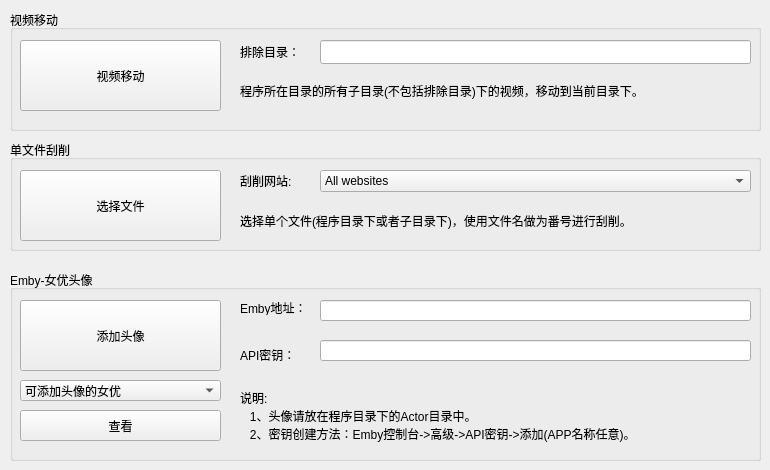
    <widget class="QWidget" name="page_tool">
     <widget class="QGroupBox" name="groupBox_6">
      <property name="geometry">
       <rect>
        <x>10</x>
        <y>10</y>
        <width>751</width>
        <height>121</height>
       </rect>
      </property>
      <property name="title">
       <string>视频移动</string>
      </property>
      <widget class="QLabel" name="label_8">
       <property name="geometry">
        <rect>
         <x>230</x>
         <y>60</y>
         <width>511</width>
         <height>41</height>
        </rect>
       </property>
       <property name="text">
        <string>程序所在目录的所有子目录(不包括排除目录)下的视频，移动到当前目录下。</string>
       </property>
      </widget>
      <widget class="QPushButton" name="pushButton_move_mp4">
       <property name="geometry">
        <rect>
         <x>10</x>
         <y>30</y>
         <width>201</width>
         <height>71</height>
        </rect>
       </property>
       <property name="text">
        <string>视频移动</string>
       </property>
      </widget>
      <widget class="QLabel" name="label_41">
       <property name="geometry">
        <rect>
         <x>230</x>
         <y>30</y>
         <width>81</width>
         <height>24</height>
        </rect>
       </property>
       <property name="text">
        <string>排除目录：</string>
       </property>
      </widget>
      <widget class="QLineEdit" name="lineEdit_escape_dir_move">
       <property name="geometry">
        <rect>
         <x>310</x>
         <y>30</y>
         <width>431</width>
         <height>24</height>
        </rect>
       </property>
      </widget>
     </widget>
     <widget class="QGroupBox" name="groupBox_7">
      <property name="geometry">
       <rect>
        <x>10</x>
        <y>140</y>
        <width>751</width>
        <height>111</height>
       </rect>
      </property>
      <property name="title">
       <string>单文件刮削</string>
      </property>
      <widget class="QLabel" name="label">
       <property name="geometry">
        <rect>
         <x>230</x>
         <y>60</y>
         <width>511</width>
         <height>41</height>
        </rect>
       </property>
       <property name="text">
        <string>选择单个文件(程序目录下或者子目录下)，使用文件名做为番号进行刮削。</string>
       </property>
      </widget>
      <widget class="QPushButton" name="pushButton_select_file">
       <property name="geometry">
        <rect>
         <x>10</x>
         <y>30</y>
         <width>201</width>
         <height>71</height>
        </rect>
       </property>
       <property name="text">
        <string>选择文件</string>
       </property>
      </widget>
      <widget class="QComboBox" name="comboBox_website">
       <property name="geometry">
        <rect>
         <x>310</x>
         <y>30</y>
         <width>431</width>
         <height>22</height>
        </rect>
       </property>
       <item>
        <property name="text">
         <string>All websites</string>
        </property>
       </item>
       <item>
        <property name="text">
         <string>javdb</string>
        </property>
       </item>
       <item>
        <property name="text">
         <string>javbus</string>
        </property>
       </item>
       <item>
        <property name="text">
         <string>avsox</string>
        </property>
       </item>
       <item>
        <property name="text">
         <string>fc2club</string>
        </property>
       </item>
       <item>
        <property name="text">
         <string>fanza</string>
        </property>
       </item>
       <item>
        <property name="text">
         <string>siro</string>
        </property>
       </item>
      </widget>
      <widget class="QLabel" name="label_2">
       <property name="geometry">
        <rect>
         <x>230</x>
         <y>30</y>
         <width>72</width>
         <height>21</height>
        </rect>
       </property>
       <property name="text">
        <string>刮削网站:</string>
       </property>
      </widget>
     </widget>
     <widget class="QGroupBox" name="groupBox_12">
      <property name="geometry">
       <rect>
        <x>10</x>
        <y>270</y>
        <width>751</width>
        <height>191</height>
       </rect>
      </property>
      <property name="title">
       <string>Emby-女优头像</string>
      </property>
      <widget class="QPushButton" name="pushButton_add_actor_pic">
       <property name="geometry">
        <rect>
         <x>10</x>
         <y>30</y>
         <width>201</width>
         <height>71</height>
        </rect>
       </property>
       <property name="text">
        <string>添加头像</string>
       </property>
      </widget>
      <widget class="QLineEdit" name="lineEdit_emby_url">
       <property name="geometry">
        <rect>
         <x>310</x>
         <y>30</y>
         <width>431</width>
         <height>21</height>
        </rect>
       </property>
      </widget>
      <widget class="QLabel" name="label_3">
       <property name="geometry">
        <rect>
         <x>230</x>
         <y>30</y>
         <width>72</width>
         <height>15</height>
        </rect>
       </property>
       <property name="text">
        <string>Emby地址：</string>
       </property>
      </widget>
      <widget class="QLabel" name="label_4">
       <property name="geometry">
        <rect>
         <x>230</x>
         <y>74</y>
         <width>72</width>
         <height>21</height>
        </rect>
       </property>
       <property name="text">
        <string>API密钥：</string>
       </property>
      </widget>
      <widget class="QLineEdit" name="lineEdit_api_key">
       <property name="geometry">
        <rect>
         <x>310</x>
         <y>70</y>
         <width>431</width>
         <height>21</height>
        </rect>
       </property>
      </widget>
      <widget class="QLabel" name="label_5">
       <property name="geometry">
        <rect>
         <x>230</x>
         <y>110</y>
         <width>511</width>
         <height>71</height>
        </rect>
       </property>
       <property name="text">
        <string>说明:
   1、头像请放在程序目录下的Actor目录中。
   2、密钥创建方法：Emby控制台-&gt;高级-&gt;API密钥-&gt;添加(APP名称任意)。</string>
       </property>
      </widget>
      <widget class="QPushButton" name="pushButton_show_pic_actor">
       <property name="geometry">
        <rect>
         <x>10</x>
         <y>140</y>
         <width>201</width>
         <height>31</height>
        </rect>
       </property>
       <property name="text">
        <string>查看</string>
       </property>
      </widget>
      <widget class="QComboBox" name="comboBox_pic_actor">
       <property name="geometry">
        <rect>
         <x>10</x>
         <y>110</y>
         <width>201</width>
         <height>21</height>
        </rect>
       </property>
       <item>
        <property name="text">
         <string>可添加头像的女优</string>
        </property>
       </item>
       <item>
        <property name="text">
         <string>没有头像的女优</string>
        </property>
       </item>
       <item>
        <property name="text">
         <string>已有头像的女优</string>
        </property>
       </item>
       <item>
        <property name="text">
         <string>所有女优</string>
        </property>
       </item>
      </widget>
     </widget>
    </widget>
